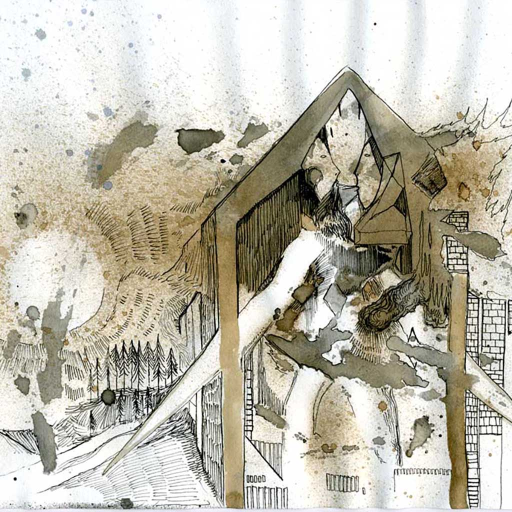
#> input picture test.jpg, 1024 x 1024 px (shown at 1/2 size)
$ python -i proc_img.py   (imports and definitions only)
#> lines starting #> are read from the running program, lines starting #| are printed output that depends on the picture
#> in load_file, img is the input picture: shape (1024, 1024, 3); mean B, G, R 173.3, 187.1, 191
import dearpygui.dearpygui as dpg
import easygui
import cv2 as cv
import numpy as np
from types import SimpleNamespace
import os


g = SimpleNamespace(
	fname = './test.jpg',
	fnames = [],
	img = None,
	imgdata = None,
	timg = None,
	rimg = None,
	dir_idx = 0,
	gbool = False,
	cbool = False,
	hbool = False,
	mbool = False,
)

win_dimensions = [600, 600]

# [8 lines left out: function init, not called in this run]

def fit_image(img, dimensions):
	img_dim = np.flip(img.shape[:2])
#> img_dim = [1024, 1024]
	scale = 1
	if(dimensions[0] <= dimensions[1]):
		scale = dimensions[0]/img_dim[0]
#> scale = 0.586
	else: scale = dimensions[1]/img_dim[1]
	img_dim[0]*=scale
	img_dim[1]*=scale
	return cv.resize(img, img_dim)
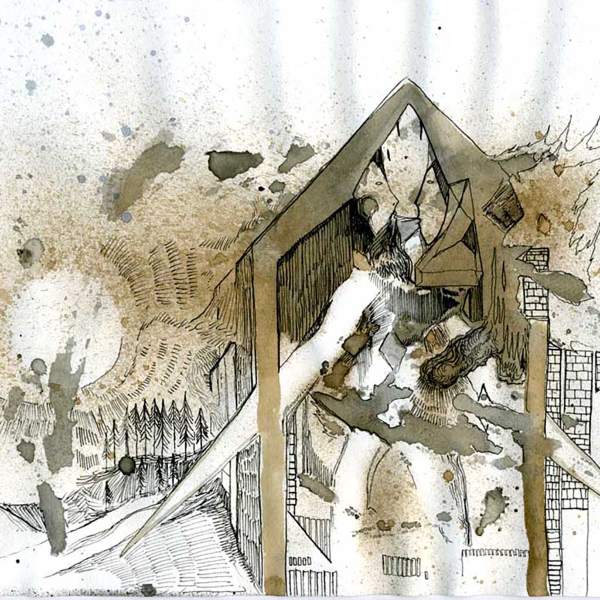
#> returned value: shape (600, 600, 3); mean of channels 0, 1, 2 173.2, 187, 190.9; drawn as B, G, R

# update texture with new dimension using cv2
# configure_item on add_image to scale causes crashes
def resize_window_img(wintag, textag, dimensions, mat):
	img = fit_image(mat, dimensions)
	imgdata = flat_img(img)
	# delete texture/image, re-add
	dpg.delete_item(wintag, children_only=True)
#> (this line was passed over: dearpygui is not available in this run)
	dpg.delete_item(textag)
#> (this line was passed over: dearpygui is not available in this run)
	with dpg.texture_registry(show=False):
		dpg.add_raw_texture(img.shape[1], img.shape[0], imgdata, tag=textag, format=dpg.mvFormat_Float_rgb)
		dpg.add_image(textag, parent=wintag)

def flat_img(mat):
	return np.true_divide(np.asfarray(np.ravel(np.flip(mat,2)), dtype='f'), 255.0)

# [33 lines left out: functions update_preview, gaussian, diff_gaussian, proc_tone, dilate, not called in this run]

def proc_canny(mat, t1, t2):
	return cv.cvtColor(cv.Canny(mat, int(t1), int(t2)), cv.COLOR_GRAY2BGR)

def handle_edit(resize=False):
	mat = g.img.copy()
	if(g.gbool):
		mat = gaussian(mat, dpg.get_value("gbar_k"), dpg.get_value("gbar_s"))
	if(g.cbool):
		mat = proc_canny(mat,  dpg.get_value("cbar1"), dpg.get_value("cbar2"))
	if(g.mbool):
		mat = dilate(mat, dpg.get_value("mbark"), dpg.get_value("mbari"))
	if(g.hbool):
		mat = proc_tone(mat, dpg.get_value("hbar"), dpg.get_value("sbar"), 0, dpg.get_value("ibox"))
	g.timg = mat
	if not resize:
		update_preview(mat)
	else:
		resize_window_img("img_window", "tex_tag", win_dimensions, g.timg)
#> (the call stopped at in resize_window_img, `with dpg.texture_registry(show=False):`: dearpygui is not available in this run)

def afteredit_cb(sender, data):
	handle_edit()

# [42 lines left out: functions box_cb, viewport_resize_cb, apply_rev_cb, save_cb, not called in this run]

def load_file(path):
	img = cv.imread(path)
	if img is None:
		print('load error', path)
	else:
		g.fname = path
		g.img = img
		g.imgdata = flat_img(g.img)
		g.timg = g.img.copy()
		g.rimg = g.img.copy()
		handle_edit(True)
		dpg.set_value("file_text", os.path.basename(g.fname))
#> (this line was passed over: dearpygui is not available in this run)
		print(g.fname, 'loaded')

# [29 lines left out: functions dir_callback, file_callback, load_dirfile, not called in this run]

>>> result = load_file('test.jpg')
